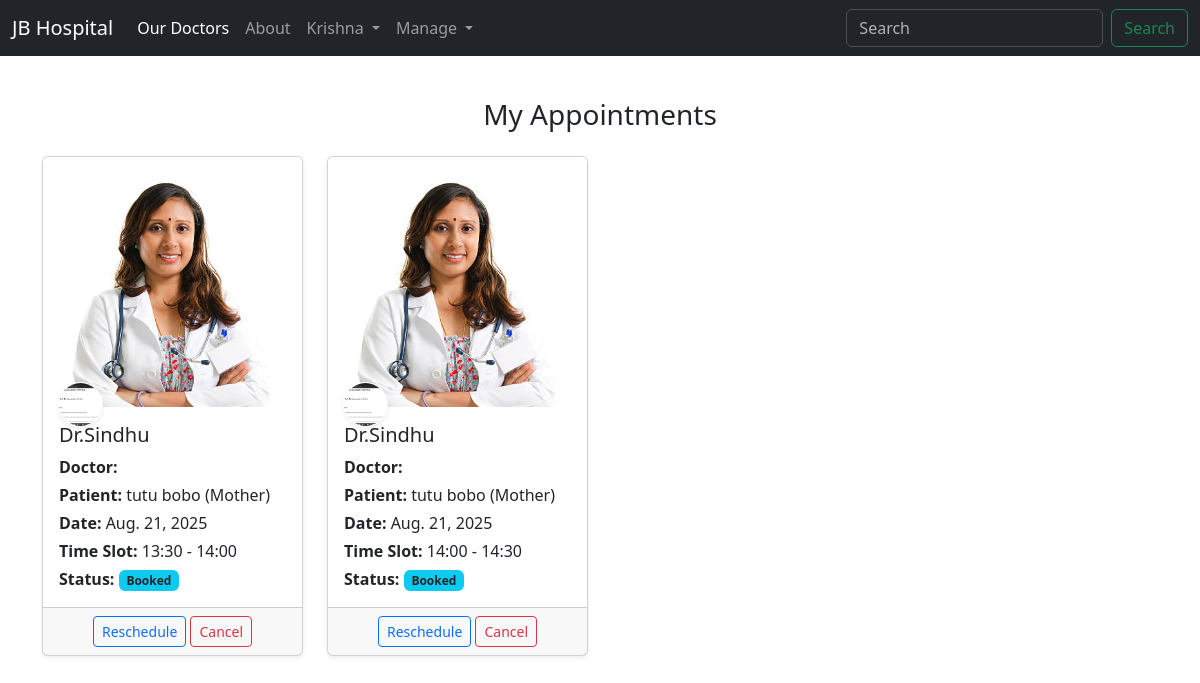
/appointments/ (signed in), run on the app's committed database.
### appointment/models.py (models this page shows, shortened)
class Appointment(models.Model):
    STATUS_CHOICES = [
        ("booked", "Booked"),
        ("completed", "Completed"),
        ("cancelled", "Cancelled"),
    ]
    doctor = models.ForeignKey(
        Doctor, on_delete=models.SET_NULL, null=True, blank=True, related_name="appointments"
    )
    patient = models.ForeignKey(
        Patient, on_delete=models.CASCADE, related_name="appointments"
    )
    booked_for = models.ForeignKey(
        AppointmentSlots, on_delete=models.CASCADE, related_name="appointments"
    )
    booking_date = models.DateField()
    status = models.CharField(max_length=20, choices=STATUS_CHOICES, default="booked")
    booked_at = models.DateTimeField(auto_now_add=True)
    class Meta:
        constraints = [
            models.UniqueConstraint(
                fields=["doctor", "booked_for", "booking_date"],
                name="unique_doctor_slot_per_day",
            ),
            models.UniqueConstraint(
                fields=["patient", "booked_for", "booking_date"],
                name="unique_patient_slot_per_day",
            ),
        ]
        ordering = ["-booking_date", "-booked_at"]

class AppointmentSlots(models.Model):
    doctor = models.ForeignKey(Doctor, on_delete=models.CASCADE, related_name="slots")
    start_time = models.TimeField()
    end_time = models.TimeField()
    class Meta:
        ordering = ["start_time"]

### mainapp/models.py (models this page shows, shortened)
class Doctor(models.Model):
    name = models.CharField(max_length=200)
    specialization = models.ManyToManyField(Specialization, null=True, related_name='specializations')
    experience = models.PositiveIntegerField()
    bio = models.TextField(max_length=500, null=True)
    profile_image = models.ImageField(upload_to='doctors/', null=True)

### patient/models.py (models this page shows, shortened)
class Patient(models.Model):
    RELATION_CHOICES = [
        ('self', 'Self'),
        ('father', 'Father'),
        ('mother', 'Mother'),
        ('spouse', 'Spouse'),
        ('son', 'Son'),
        ('daughter', 'Daughter'),
        ('brother', 'Brother'),
        ('sister', 'Sister'),
        ('grandfather', 'Grandfather'),
        ('grandmother', 'Grandmother'),
        ('other', 'Other'),
    ]
    GENDER_CHOICES = [
        ('m', 'Male'),
        ('f', 'Female'),
        ('o', 'Other'),
    ]
    user = models.ForeignKey(User, on_delete=models.CASCADE, related_name='patients')
    first_name = models.CharField(max_length=200)
    last_name = models.CharField(max_length=200)
    relation = models.CharField(max_length=20, choices=RELATION_CHOICES)
    gender = models.CharField(max_length=6, choices=GENDER_CHOICES)
    img = models.ImageField(upload_to='patients/', null=True)
    dob = models.DateField(null=True)
    class Meta:
        ordering = ["first_name", "last_name"]
        verbose_name = "Patient"
        verbose_name_plural = "Patients"

### appointment/views.py (the view)
# urls.py: path('', AppointmentListView.as_view(), name='appointments'),
class AppointmentListView(LoginRequiredMixin, ListView):
    model = Appointment
    template_name = "appointment_list.html"
    context_object_name = "appointments"
    def get_queryset(self):
        return Appointment.objects.filter(
            patient__user=self.request.user
        ).select_related("doctor", "booked_for", "patient")

### appointment/templates/appointment_list.html (shortened to what this page needs)
{% extends "base.html" %}
{% load static %}
{% block content %}
<div class="container my-5">
  <h3 class="mb-4 text-center">My Appointments</h3>
  {% if appointments %}
    <div class="row g-4">
      {% for appt in appointments %}
        <div class="col-sm-6 col-md-4 col-lg-3">
          <div class="card h-100 shadow-sm">
            <div class="position-relative">
              {% if appt.doctor.profile_image %}
                <img src="{{ appt.doctor.profile_image.url }}" class="card-img-top doctor-img" alt="{{ appt.doctor.first_name }}">
              {% else %}
                <img src="{% static 'images/default-doctor.png' %}" class="card-img-top doctor-img" alt="No doctor image">
              {% endif %}
              <img
                src="{% if appt.patient.img %}{{ appt.patient.img.url }}{% else %}{% static 'images/default-patient.png' %}{% endif %}"
                class="patient-img rounded-circle border border-white shadow-sm"
                alt="{{ appt.patient.first_name }}">
            </div>
            <div class="card-body">
              <h5 class="card-title">{{ appt.doctor.name }}</h5>
              <p class="card-text mb-1"><strong>Doctor:</strong> {{ appt.doctor.first_name }} {{ appt.doctor.last_name }}</p>
              <p class="card-text mb-1"><strong>Patient:</strong> {{ appt.patient.first_name }} {{ appt.patient.last_name }} ({{ appt.patient.get_relation_display }})</p>
              <p class="card-text mb-1"><strong>Date:</strong> {{ appt.booking_date }}</p>
              <p class="card-text mb-1"><strong>Time Slot:</strong> {{ appt.booked_for.start_time|time:"H:i" }} - {{ appt.booked_for.end_time|time:"H:i" }}</p>
              <p class="card-text"><strong>Status:</strong>
                <span class="badge bg-info text-dark">{{ appt.get_status_display }}</span>
              </p>
            </div>
            <div class="card-footer text-center">
              <a href="#" class="btn btn-sm btn-outline-primary">Reschedule</a>
              <a href="#" class="btn btn-sm btn-outline-danger">Cancel</a>
            </div>
          </div>
        </div>
      {% endfor %}
    </div>
  {% else %}
    <div class="alert alert-info text-center">
      You don’t have any appointments yet.
    </div>
  {% endif %}
</div>
{% endblock %}

### mainapp/templates/base.html (shortened to what this page needs)
<!doctype html>
{% load static %}
<html lang="en">
  <head>
    <link rel="stylesheet" href="https://cdn.jsdelivr.net/npm/bootstrap-icons@1.11.1/font/bootstrap-icons.css">
    <link href="https://cdn.jsdelivr.net/npm/bootstrap@5.3.7/dist/css/bootstrap.min.css" rel="stylesheet">
    <link rel="stylesheet" href="{% static 'css/style.css' %}">
  </head>
  <body>
       <header class="fixed-top w-100 z-5">
          {% include 'includes/navBar.html' %}
       </header>
    <main class="z-0">
      {% block content %}
      {% endblock %}
    </main>
  </body>
</html>

### mainapp/templates/includes/navBar.html (shortened to what this page needs)
    <nav class="navbar navbar-expand-lg navbar-dark bg-dark" data-bs-theme="dark">
    <div class="container-fluid">
        <a class="navbar-brand" href="{% url 'homepage' %}">JB Hospital</a>
        <div class="collapse navbar-collapse" id="navbarSupportedContent">
            <ul class="navbar-nav me-auto mb-2 mb-lg-0">
                <li class="nav-item">
                    <a class="nav-link active" aria-current="page" href="{% url 'doctors' %}">Our Doctors</a>
                </li>
                <li class="nav-item">
                    <a class="nav-link" href="{% url 'aboutpage' %}">About</a>
                </li>
                <li class="nav-item dropdown">
                    <a class="nav-link dropdown-toggle" href="#" role="button" data-bs-toggle="dropdown"
                        aria-expanded="false">
                        {% if user.is_authenticated %}
                        {{user.username.capitalize}}
                        {% else %}
                         Accounts
                        {% endif %}
                    </a>
                </li>
                {% if user.is_authenticated %}
                <li class="nav-item dropdown">
                    <a class="nav-link dropdown-toggle" href="#" role="button" data-bs-toggle="dropdown"
                        aria-expanded="false">
                        Manage
                    </a>
                </li>
                {% endif %}
            </ul>
            <form class="d-flex" role="search" method="get" action="{% url 'search_doctors' %}">
                <input class="form-control me-2" type="search" placeholder="Search" aria-label="Search" name="q" value="{{query}}">
                <button class="btn btn-outline-success" type="submit">Search</button>
            </form>
        </div>
</div>
</nav>

### static/css/style.css (style rules this page uses)
* { padding: 0; margin: 0; box-sizing: border-box; }
.patient-img { width: 45px; height: 45px; position: absolute; bottom: -20px; left: 15px; border: 2px solid #fff; object-fit: cover; object-position: center; background-color: #fff; box-shadow: 0 0 5px rgba(0,0,0,0.2); z-index: 2; }

### data on the page
Appointment: doctor.profile_image (picture), patient.img (picture), doctor.name "Dr.Sindhu", patient.first_name "tutu", patient.last_name "bobo", patient.relation "Mother", booking_date "Aug. 21, 2025", booked_for.start_time "13:30", booked_for.end_time "14:00", status "Booked"
Appointment: doctor.profile_image (picture), patient.img (picture), doctor.name "Dr.Sindhu", patient.first_name "tutu", patient.last_name "bobo", patient.relation "Mother", booking_date "Aug. 21, 2025", booked_for.start_time "14:00", booked_for.end_time "14:30", status "Booked"

### other printed values
{{ user.username.capitalize }} "Krishna"
